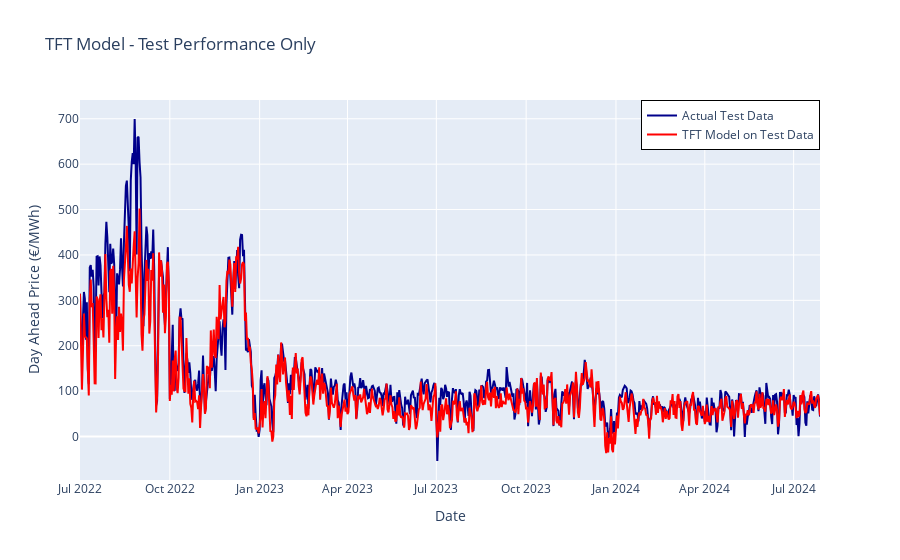

Notebook code for this chart:
### Markdown cell above
## Temporal Fusion Transformer (TFT)

### Code cell
from darts.models import TFTModel
from darts import TimeSeries
from darts.models.forecasting.tft_model import QuantileRegression
import pandas as pd
import numpy as np
import plotly.graph_objs as go
from darts.dataprocessing.transformers import Scaler
from sklearn.preprocessing import MaxAbsScaler, RobustScaler, StandardScaler
from darts.metrics import mape, rmse, mse, mae

# Convert future covariates to TimeSeries objects
future_covariates_train = TimeSeries.from_dataframe(train_df, 'Date', future_covariates_columns).astype('float32')
future_covariates_test = TimeSeries.from_dataframe(test_df, 'Date', future_covariates_columns).astype('float32')

# Convert future covariates to TimeSeries objects
future_covariates_train = TimeSeries.from_dataframe(train_df, 'Date', future_covariates_columns).astype('float32')
future_covariates_full = TimeSeries.from_dataframe(df, 'Date', future_covariates_columns, fill_missing_dates=True, freq="D").astype('float32')

# Determine required start date for future covariates
input_chunk_length = 200  # Set based on desired look-back period
required_start_date = pd.Timestamp(test_df['Date'].iloc[0]) - pd.DateOffset(days=input_chunk_length)

# Ensure future_covariates_full covers the required range
required_end_date = pd.Timestamp(test_df['Date'].iloc[0]) + pd.DateOffset(days=len(series_test)-1)

# Check if future_covariates_full has sufficient data
if future_covariates_full.start_time() > required_start_date or future_covariates_full.end_time() < required_end_date:
    print("Warning: The future_covariates_full is not long enough to cover the required input chunk length and prediction range.")
    # Extend the future_covariates_full or adjust your dataset

# Slice the future covariates to the required range, including data from the training period
future_covariates_test = future_covariates_full.slice(required_start_date, required_end_date)

# Scaling the data
scaler_series = Scaler(MaxAbsScaler())
scaler_covariates = Scaler(MaxAbsScaler())

# Fit the scaler on the training data
series_train_scaled = scaler_series.fit_transform(series_train)
future_covariates_train_scaled = scaler_covariates.fit_transform(future_covariates_train)

# Transform the test series and future covariates using the same scaler
series_test_scaled = scaler_series.transform(series_test)
future_covariates_test_scaled = scaler_covariates.transform(future_covariates_test)

# Define the TFT model
model = TFTModel(
    input_chunk_length=input_chunk_length,  # History length (number of past time steps used to predict the future)
    output_chunk_length=len(series_test),  # Adjusted to predict the length of the test set
    hidden_size=16,
    lstm_layers=4,
    num_attention_heads=4,
    dropout=0.1,
    likelihood=QuantileRegression(quantiles=[0.1, 0.5, 0.9]),  # Correctly using QuantileRegression
    random_state=42,
    add_relative_index=True,  # Automatically generate relative index as a future covariate
    loss_fn=torch.nn.MSELoss()  # Correctly using MSELoss
)

# Train the model with future covariates
model.fit(series_train_scaled, future_covariates=future_covariates_train_scaled, epochs=30, verbose=True)

# Make predictions on the test set
forecast_scaled = model.predict(n=len(series_test), future_covariates=future_covariates_test_scaled)

# Inverse transform the forecast to the original scale
forecast = scaler_series.inverse_transform(forecast_scaled)

# Convert TimeSeries to DataFrame for Plotly plotting
test_df_plotly = series_test.pd_dataframe()
forecast_df_plotly = forecast.pd_dataframe()

# Plot the results using Plotly
fig = go.Figure()

# Add actual test data trace
fig.add_trace(go.Scatter(x=test_df_plotly.index, y=test_df_plotly['Day_ahead_price (€/MWh)'],
                         mode='lines', name='Actual Test Data', line=dict(color='darkblue')))

# Add forecast data trace
fig.add_trace(go.Scatter(x=forecast_df_plotly.index, y=forecast_df_plotly['Day_ahead_price (€/MWh)'],
                         mode='lines', name='TFT Model on Test Data', line=dict(color='red')))

# Update layout
fig.update_layout(
    title='TFT Model - Test Performance Only',
    xaxis_title='Date',
    yaxis_title='Day Ahead Price (€/MWh)',
    legend=dict(
        x=1,   # Set x position to 1 (far right)
        y=1,   # Set y position to 1 (top)
        xanchor='right',  # Anchor the legend's x position to the right
        yanchor='top',    # Anchor the legend's y position to the top
        bordercolor='black',  # Optional: Add a border around the legend
        borderwidth=1        # Optional: Set the border width
    ),
    template='plotly'
)

# Show the plot
fig.show()

### Figure 1 — Plotly figure (JSON) as saved in the notebook; plotly's stock layout.template omitted (floating-point values rounded to 4 significant figures; data arrays with more than 128 entries replaced by an {"elided": "..."} marker saying what was removed)
{"data": [{"line": {"color": "darkblue"}, "mode": "lines", "name": "Actual Test Data", "type": "scatter", "x": {"elided": "759 str values"}, "y": {"elided": "759 float values"}}, {"line": {"color": "red"}, "mode": "lines", "name": "TFT Model on Test Data", "type": "scatter", "x": {"elided": "759 str values"}, "y": {"elided": "759 float values"}}], "layout": {"legend": {"bordercolor": "black", "borderwidth": 1, "x": 1, "xanchor": "right", "y": 1, "yanchor": "top"}, "title": {"text": "TFT Model - Test Performance Only"}, "xaxis": {"title": {"text": "Date"}}, "yaxis": {"title": {"text": "Day Ahead Price (€/MWh)"}}}}
